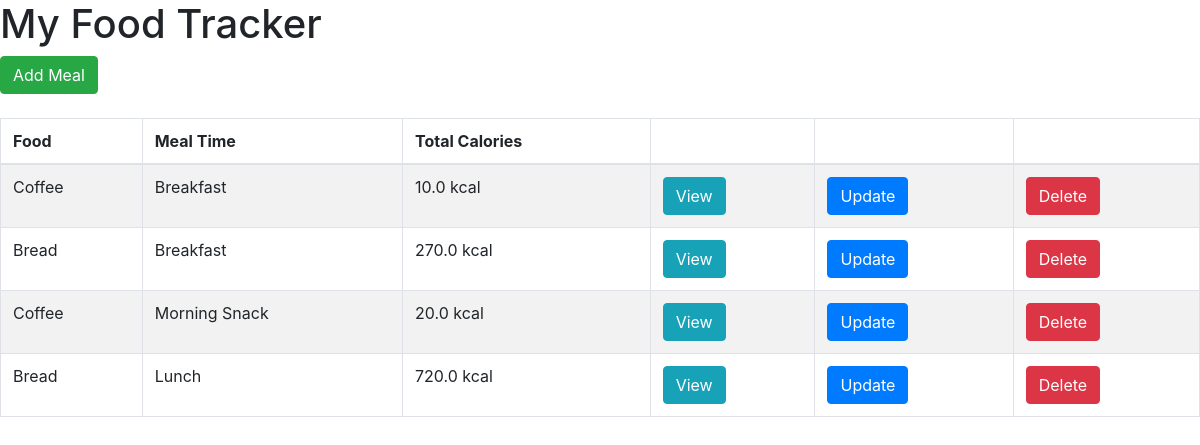
The page / on the database its author committed.
### food/models.py (models this page shows, shortened)
class Meal(models.Model):
	BREAKFAST = 1
	MORNING_SNACK = 2
	LUNCH = 3
	AFTERNOON_SNACK = 4
	DINNER = 5
	EVENING_SNACK = 6
	MEAL_TIME_TYPES = (
	(BREAKFAST, "Breakfast"),
	(MORNING_SNACK, "Morning Snack"),
	(LUNCH, "Lunch"),
	(AFTERNOON_SNACK, "Afternoon Snack"),
	(DINNER, "Dinner"),
	(EVENING_SNACK, "Evening Snack")
	)
	food = models.ForeignKey(Food, verbose_name="Food",on_delete = models.CASCADE)
	serving_size = models.IntegerField(verbose_name="Serving Size")
	meal_time = models.IntegerField(verbose_name="Meal Time", choices=MEAL_TIME_TYPES)
	def get_total_calories(self):
		return self.serving_size * self.food.calories

class Food(models.Model):
	name = models.CharField(verbose_name="Food Name", max_length=200)
	calories = models.FloatField(verbose_name="Calories (kcal)")
	total_fat = models.FloatField(verbose_name="Total Fat (g)")
	saturated_fat = models.FloatField(verbose_name="Saturated Fat (g)")
	cholesterol = models.FloatField(verbose_name="Cholesterol (mg)")
	sodium = models.FloatField(verbose_name="Sodium (mg)")
	total_carbohydrate = models.FloatField(verbose_name="Total Carbohydrate (g)")
	dietary_fibre = models.FloatField(verbose_name="Dietary Fibre (g)")
	sugar = models.FloatField(verbose_name="Sugar (g)")
	protein = models.FloatField(verbose_name="Protein (g)")

### food/views.py (the view)
# urls.py: url(r'^$', index, name='index'),
def index(request):
	template = 'list.html'
	meals = Meal.objects.all()
	context = {
		'meals': meals,
	}
	return render(request, template, context)

### templates/list.html (shortened to what this page needs)
<html>
	<head>
		<link rel="stylesheet" href="https://stackpath.bootstrapcdn.com/bootstrap/4.1.1/css/bootstrap.min.css">
	</head>
	<body>
		<h1>My Food Tracker</h1>
		<a href="{% url 'food:add-meal' %}" class="btn btn-success">Add Meal</a> <br /><br />
		<table class="table table-striped table-bordered">
			<thead>
				<tr>
					<th>Food</th>
					<th>Meal Time</th>
					<th>Total Calories</th>
					<th></th>
					<th></th>
					<th></th>
				</tr>
			</thead>
			<tbody>
				{% for meal in meals %}
				<tr>
					<td>{{ meal.food.name }}</td>
					<td>{{ meal.get_meal_time_display }}</td>
					<td>{{ meal.get_total_calories }} kcal</td>
					<td>
						<a href="{% url 'food:view-meal' meal.id %}" class="btn btn-info">View</a>
					</td>
					<td>
						<a href="{% url 'food:update-meal' meal.id %}" class="btn btn-primary">Update</a>
					</td>
					<td>
						<a href="{% url 'food:delete-meal' meal.id %}" class="btn btn-danger">Delete</a>
					</td>
				</tr>
				{% empty %}
				<tr>
					<td colspan=6>No meals yet</td>
				</tr>
				{% endfor %}
			</tbody>
		</table>
	</body>
</html>

### rows shown on the page
Meal: food.name "Coffee", meal_time "Breakfast", get_total_calories "10.0"
Meal: food.name "Bread", meal_time "Breakfast", get_total_calories "270.0"
Meal: food.name "Coffee", meal_time "Morning Snack", get_total_calories "20.0"
Meal: food.name "Bread", meal_time "Lunch", get_total_calories "720.0"
